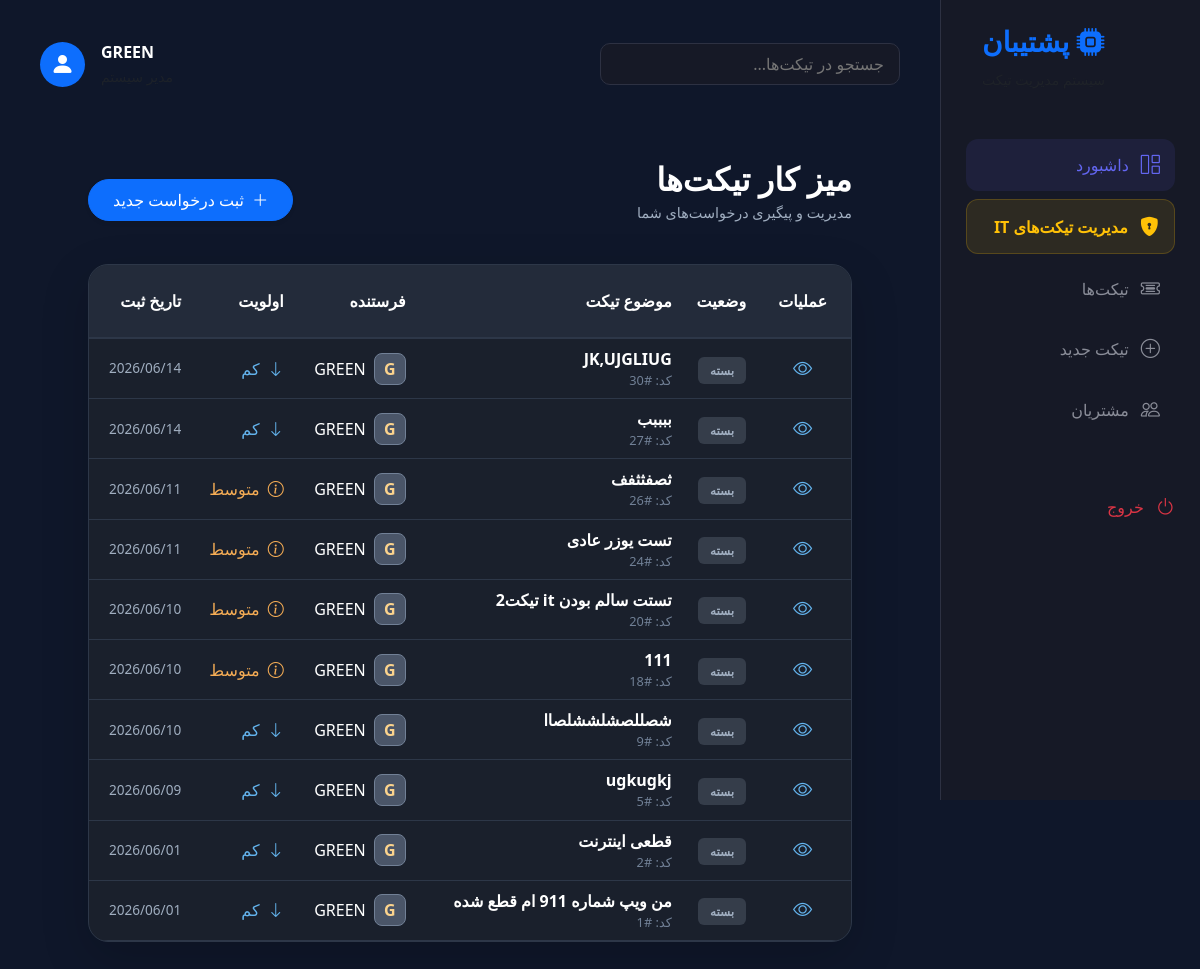
Screenshot of /tickets/ (signed in) with the database file from the repository.
### tickets/models.py (models this page shows, shortened)
class Ticket(models.Model):
    class Status(models.TextChoices):
        OPEN = 'OPEN', 'باز'
        IN_PROGRESS = 'IN_PROGRESS', 'در حال بررسی'
        RESOLVED = 'RESOLVED', 'حل شده'
        CLOSED = 'CLOSED', 'بسته شده'
    class Department(models.TextChoices):
        IT = 'IT', 'فناوری اطلاعات'
        MGMT = 'MGMT', 'مدیریت'
    class Priority(models.TextChoices):
        LOW = 'LOW', 'کم'
        MEDIUM = 'MEDIUM', 'متوسط'
        HIGH = 'HIGH', 'فوری'
    title = models.CharField(max_length=200, verbose_name="عنوان")
    description = models.TextField(verbose_name="توضیحات")
    created_by = models.ForeignKey(
        User,
        on_delete=models.CASCADE,
        related_name="tickets",
        verbose_name="ایجاد کننده"
    )
    assigned_to = models.ForeignKey(
        User,
        on_delete=models.SET_NULL,
        null=True,
        blank=True,
        related_name="assigned_tickets",
        verbose_name="ارجاع به"
    )
    department = models.CharField(
        max_length=10,
        choices=Department.choices,
        default=Department.IT,
        verbose_name="واحد"
    )
    priority = models.CharField(
        max_length=10,
        choices=Priority.choices,
        default=Priority.MEDIUM,
        verbose_name="اولویت"
    )
    status = models.CharField(
        max_length=20,
        choices=Status.choices,
        default=Status.OPEN,
        verbose_name="وضعیت"
    )
    created_at = models.DateTimeField(auto_now_add=True)
    updated_at = models.DateTimeField(auto_now=True)

### tickets/views.py (the view)
# urls.py: path("", views.ticket_list, name="ticket_list"),
@login_required
def ticket_list(request):
    tickets = Ticket.objects.filter(
        created_by=request.user
    ).order_by('-created_at')
    return render(request, 'tickets/ticket_list.html', {'tickets': tickets})

### tickets/templates/tickets/ticket_list.html (shortened to what this page needs)
{% extends 'tickets/base.html' %}
{% load static %}
{% block content %}
<div class="container-fluid py-4 px-md-5" style="direction: rtl; text-align: right;">
    <div class="d-flex justify-content-between align-items-center mb-4">
        <div>
            <h2 class="fw-bold text-white mb-1">میز کار تیکت‌ها</h2>
            <p style="color: #a0aec0; font-size: 0.9rem;">مدیریت و پیگیری درخواست‌های شما</p>
        </div>
        <a href="{% url 'ticket_create' %}" class="btn btn-primary rounded-pill px-4 py-2 shadow-sm">
            <i class="bi bi-plus-lg me-1"></i> ثبت درخواست جدید
        </a>
    </div>
    <div class="card border-0 shadow-lg" style="background: #1a202c; border-radius: 20px; overflow: hidden; border: 1px solid #2d3748 !important;">
        <div class="table-responsive">
            <table class="table table-dark table-hover mb-0" style="background-color: transparent !important;">
                <thead>
                    <tr style="background: rgba(45, 55, 72, 0.5); color: #e2e8f0; border-bottom: 2px solid #2d3748;">
                        <th class="py-4 px-4 text-center" style="width: 80px;">عملیات</th>
                        <th class="py-4">وضعیت</th>
                        <th class="py-4">موضوع تیکت</th>
                        <th class="py-4">فرستنده</th>
                        <th class="py-4">اولویت</th>
                        <th class="py-4">تاریخ ثبت</th>
                    </tr>
                </thead>
                <tbody>
                    {% for ticket in tickets %}
                    <tr style="border-bottom: 1px solid #2d3748; vertical-align: middle;">
                        <td class="text-center px-4">
                            <a href="{% url 'ticket_detail' ticket.id %}" class="btn-view" title="مشاهده">
                                <i class="bi bi-eye"></i>
                            </a>
                        </td>
                        <td>
                            {% if ticket.status == 'OPEN' %}
                                <span class="badge-custom status-open">باز</span>
                            {% else %}
                                <span class="badge-custom status-closed">بسته</span>
                            {% endif %}
                        </td>
                        <td>
                            <div class="fw-bold text-white">{{ ticket.title }}</div>
                            <div style="color: #718096; font-size: 0.8rem;">کد: #{{ ticket.id }}</div>
                        </td>
                        <td>
                            <div class="d-flex align-items-center">
                                <div class="avatar-small">
                                    {{ ticket.created_by.username|slice:":1"|upper }}
                                </div>
                                <span class="ms-2 fw-medium text-white">{{ ticket.created_by.username }}</span>
                            </div>
                        </td>
                        <td>
                            {% if ticket.priority == 'URGENT' %}
                                <span style="color: #fc8181;"><i class="bi bi-lightning-fill me-1"></i> فوری</span>
                            {% elif ticket.priority == 'MEDIUM' %}
                                <span style="color: #f6ad55;"><i class="bi bi-info-circle me-1"></i> متوسط</span>
                            {% else %}
                                <span style="color: #63b3ed;"><i class="bi bi-arrow-down me-1"></i> کم</span>
                            {% endif %}
                        </td>
                        <td style="color: #a0aec0; font-size: 0.85rem;">
                            {{ ticket.created_at|date:"Y/m/d" }}
                        </td>
                    </tr>
                    {% empty %}
                    <tr>
                        <td colspan="6" class="text-center py-5" style="color: #718096;">تیکتی جهت نمایش وجود ندارد.</td>
                    </tr>
                    {% endfor %}
                </tbody>
            </table>
        </div>
    </div>
</div>
{% endblock %}

### tickets/templates/tickets/base.html (shortened to what this page needs)
<!DOCTYPE html>
<html lang="fa" dir="rtl">
<head>
    <link rel="stylesheet" href="https://cdn.jsdelivr.net/npm/bootstrap@5.3.0/dist/css/bootstrap.rtl.min.css">
    <link rel="stylesheet" href="https://cdn.jsdelivr.net/npm/bootstrap-icons@1.10.5/font/bootstrap-icons.css">
</head>
<body>
<div class="sidebar">
    <div class="mb-5 text-end px-3">
        <h3 class="text-primary fw-bold"><i class="bi bi-cpu-fill"></i> پشتیبان</h3>
        <small class="text-muted">سیستم مدیریت تیکت</small>
    </div>
    <nav class="nav flex-column">
        <a class="nav-link active" href="{% url 'ticket_list' %}"><i class="bi bi-grid-1x2"></i> داشبورد</a>
        <a class="nav-link it-panel" href="{% url 'it_ticket_list' %}">
            <i class="bi bi-shield-lock-fill"></i>
            <span class="fw-bold">مدیریت تیکت‌های IT</span>
        </a>
        <a class="nav-link" href="{% url 'ticket_list' %}"><i class="bi bi-ticket-detailed"></i> تیکت‌ها</a>
        <a class="nav-link" href="{% url 'ticket_create' %}"><i class="bi bi-plus-circle"></i> تیکت جدید</a>
        <a class="nav-link" href="#"><i class="bi bi-people"></i> مشتریان</a>
        <div class="mt-auto pt-5">
            <form method="post" action="{% url 'logout' %}" style="margin: 0;">
                <button type="submit" class="nav-link text-danger" style="background: none; border: none; padding: 0; margin: 0; width: 100%; text-align: right; display: flex; align-items: center;">
                    <i class="bi bi-power" style="margin-left: 12px; font-size: 1.2rem;"></i> خروج
                </button>
            </form>
        </div>
    </nav>
</div>
<div class="main-content">
    <div class="d-flex justify-content-between align-items-center mb-5">
        <div class="d-flex align-items-center">
            <input type="text" class="search-box me-3" placeholder="جستجو در تیکت‌ها...">
        </div>
        <div class="d-flex align-items-center">
            <div class="text-end me-3">
                <div class="fw-bold text-uppercase">{{ user.username }}</div>
                <small class="text-muted">مدیر سیستم</small>
            </div>
            <div class="rounded-circle bg-primary p-2" style="width: 45px; height: 45px; display: flex; align-items: center; justify-content: center;">
                <i class="bi bi-person-fill fs-4 text-white"></i>
            </div>
        </div>
    </div>
    {% block content %}{% endblock %}
</div>
</body>
</html>

### tickets/templates/tickets/base.html (style rules this page uses)
:root { --bg-dark: #12141e; --card-dark: #1b1e2d; --sidebar-dark: #161926; --accent-color: #6366f1; --text-muted: #8a8d98; --border-color: #2d3142; }
body { background-color: var(--bg-dark); color: white; font-family: 'Segoe UI', Tahoma, sans-serif; overflow-x: hidden; }
.sidebar { width: 260px; height: 100vh; position: fixed; right: 0; top: 0; background-color: var(--sidebar-dark); padding: 25px; border-left: 1px solid var(--border-color); z-index: 1000; }
.nav-link { color: var(--text-muted); padding: 12px 15px; border-radius: 12px; margin-bottom: 8px; transition: 0.3s; display: flex; align-items: center; text-decoration: none; }
.nav-link i { font-size: 1.2rem; margin-left: 12px; }
.nav-link:hover, .nav-link.active { background: rgba(99, 102, 241, 0.1); color: var(--accent-color); }
.nav-link.it-panel { background: rgba(255, 193, 7, 0.1); color: #ffc107 !important; border: 1px solid rgba(255, 193, 7, 0.2); }
.main-content { margin-right: 260px; padding: 40px; min-height: 100vh; }
.search-box { background: var(--sidebar-dark); border: 1px solid var(--border-color); border-radius: 10px; color: white; padding: 8px 15px; width: 300px; }

### tickets/templates/tickets/ticket_list.html (style rules this page uses)
.table-dark { --bs-table-bg: transparent !important; --bs-table-hover-bg: rgba(255, 255, 255, 0.03) !important; color: white !important; }
.avatar-small { width: 32px; height: 32px; background: #4a5568; color: #fbd38d; border-radius: 8px; display: flex; align-items: center; justify-content: center; font-weight: bold; border: 1px solid #718096; }
.btn-view { color: #63b3ed; font-size: 1.2rem; transition: 0.3s; }
.badge-custom { padding: 5px 12px; border-radius: 6px; font-size: 0.75rem; font-weight: bold; }
.status-closed { background: rgba(160, 174, 192, 0.2); color: #a0aec0; }
body { background-color: #0f172a !important; }

### rows the page displays
Ticket: status "بسته", title "JK,UJGLIUG", id "30", created_by.username "G", created_by.username "GREEN", priority "کم", created_at "2026/06/14"
Ticket: status "بسته", title "ببببب", id "27", created_by.username "G", created_by.username "GREEN", priority "کم", created_at "2026/06/14"
Ticket: status "بسته", title "ثصفثثفف", id "26", created_by.username "G", created_by.username "GREEN", priority "MEDIUM" (drawn), created_at "2026/06/11"
Ticket: status "بسته", title "تست یوزر عادی", id "24", created_by.username "G", created_by.username "GREEN", priority "MEDIUM" (drawn), created_at "2026/06/11"
Ticket: status "بسته", title "تستت سالم بودن it تیکت2", id "20", created_by.username "G", created_by.username "GREEN", priority "MEDIUM" (drawn), created_at "2026/06/10"
Ticket: status "بسته", title "111", id "18", created_by.username "G", created_by.username "GREEN", priority "MEDIUM" (drawn), created_at "2026/06/10"
Ticket: status "بسته", title "شصللصشلششلصاا", id "9", created_by.username "G", created_by.username "GREEN", priority "کم", created_at "2026/06/10"
Ticket: status "بسته", title "ugkugkj", id "5", created_by.username "G", created_by.username "GREEN", priority "کم", created_at "2026/06/09"
Ticket: status "بسته", title "قطعی اینترنت", id "2", created_by.username "G", created_by.username "GREEN", priority "کم", created_at "2026/06/01"
Ticket: status "بسته", title "من ویپ شماره 911 ام قطع شده", id "1", created_by.username "G", created_by.username "GREEN", priority "کم", created_at "2026/06/01"

### other values shown
{{ user.username }} "GREEN"
